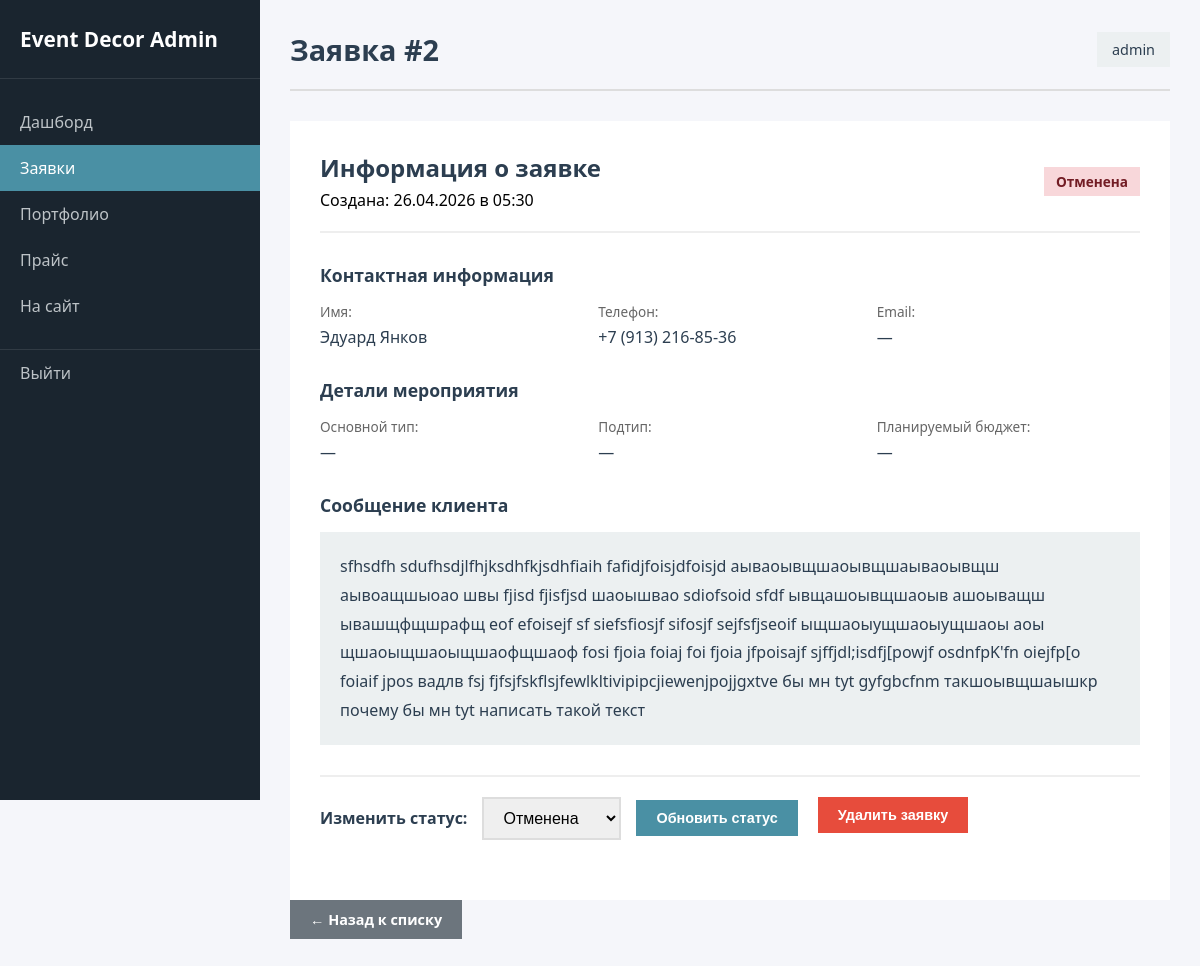
Page /admin/order/2 (signed in) on the committed database.
### app.py (models this page shows)
class Order(db.Model):
    id = db.Column(db.Integer, primary_key=True)
    name = db.Column(db.String(100), nullable=False)
    phone = db.Column(db.String(20), nullable=False)
    email = db.Column(db.String(100), default='')
    event_date = db.Column(db.String(50))
    event_type = db.Column(db.String(50))
    sub_type = db.Column(db.String(50))
    budget = db.Column(db.String(50))
    message = db.Column(db.Text)
    status = db.Column(db.String(20), default='new')  # new, completed, cancelled
    created_at = db.Column(db.DateTime, default=datetime.utcnow)

### app.py (the view)
@app.route('/admin/order/<int:id>')
@login_required
def admin_order_detail(id):
    order = Order.query.get_or_404(id)
    return render_template('admin/order_detail.html', order=order)

### app.py (called while the page is built)
def login_required(f):
    @wraps(f)
    def decorated_function(*args, **kwargs):
        if 'logged_in' not in session:
            flash('Пожалуйста, войдите в систему', 'warning')
            return redirect(url_for('admin_login'))
        return f(*args, **kwargs)
    return decorated_function

### templates/admin/order_detail.html (shortened to what this page needs)
{% extends 'admin/base.html' %}
{% block page_title %}Заявка #{{ order.id }}{% endblock %}
{% block content %}
<div class="order-detail">
    <div class="order-header">
        <div class="order-info">
            <h2>Информация о заявке</h2>
            <p>Создана: {{ order.created_at.strftime('%d.%m.%Y в %H:%M') }}</p>
        </div>
        <div class="order-status">
            <span class="status-badge status-{{ order.status }}">
                {% if order.status == 'new' %}Новая
                {% elif order.status == 'completed' %}Завершена
                {% elif order.status == 'cancelled' %}Отменена{% endif %}
            </span>
        </div>
    </div>
    <div class="order-content">
        <div class="detail-section">
            <h3>Контактная информация</h3>
            <div class="detail-grid">
                <div class="detail-item">
                    <label>Имя:</label>
                    <span>{{ order.name }}</span>
                </div>
                <div class="detail-item">
                    <label>Телефон:</label>
                    <span>{{ order.phone }}</span>
                </div>
                <div class="detail-item">
                    <label>Email:</label>
                    <span>{{ order.email or '—' }}</span>
                </div>
            </div>
        </div>
        <div class="detail-section">
            <h3>Детали мероприятия</h3>
            <div class="detail-grid">
                <div class="detail-item">
                    <label>Основной тип:</label>
                    <span>{{ order.event_type or '—' }}</span>
                </div>
                <div class="detail-item">
                    <label>Подтип:</label>
                    <span>{{ order.sub_type or '—' }}</span>
                </div>
                <div class="detail-item">
                    <label>Планируемый бюджет:</label>
                    <span>{{ order.budget or '—' }}</span>
                </div>
            </div>
        </div>
        <div class="detail-section">
            <h3>Сообщение клиента</h3>
            <div class="detail-message">
                {{ order.message or 'Нет сообщения' }}
            </div>
        </div>
        <div class="order-actions">
            <form method="POST" action="{{ url_for('admin_update_order_status', id=order.id) }}" class="status-form">
                <label>Изменить статус:</label>
                <select name="status">
                    <option value="cancelled" {% if order.status == 'cancelled' %}selected{% endif %}>Отменена</option>
                </select>
                <button type="submit" class="btn btn-primary">Обновить статус</button>
            </form>
            <form method="POST" action="{{ url_for('admin_delete_order', id=order.id) }}" class="delete-form" onsubmit="return confirm('Вы уверены, что хотите удалить эту заявку?')">
                <button type="submit" class="btn btn-danger">Удалить заявку</button>
            </form>
        </div>
    </div>
</div>
<a href="{{ url_for('admin_orders') }}" class="btn btn-secondary">← Назад к списку</a>
{% endblock %}

### static/css/admin.css (style rules this page uses)
:root { --admin-primary: #4a90a4; --admin-primary-dark: #3a7a8a; --admin-dark: #2c3e50; --admin-light: #ecf0f1; --admin-sidebar: #1a252f; --admin-white: #ffffff; --admin-success: #27ae60; --admin-warning: #f39c12; --admin-danger: #e74c3c; --admin-info: #3498db; }
* { margin: 0; padding: 0; box-sizing: border-box; }
body { font-family: 'Segoe UI', Tahoma, Geneva, Verdana, sans-serif; background: #f5f6fa; }
.status-badge { display: inline-block; padding: 5px 12px; border-radius: 0; font-size: 0.85rem; font-weight: 600; }
.status-cancelled { background: #f8d7da; color: #721c24; }
.btn { display: inline-block; padding: 10px 20px; border: none; border-radius: 0; text-decoration: none; font-weight: 600; cursor: pointer; transition: all 0.3s; font-size: 0.9rem; }
.btn-primary { background: var(--admin-primary); color: var(--admin-white); }
.btn-secondary { background: #6c757d; color: var(--admin-white); }
.btn-danger { background: var(--admin-danger); color: var(--admin-white); }
.order-detail { background: var(--admin-white); border-radius: 0; padding: 30px; box-shadow: none; }
.order-header { display: flex; justify-content: space-between; align-items: center; padding-bottom: 20px; border-bottom: 2px solid #eee; margin-bottom: 30px; }
.order-header h2 { color: var(--admin-dark); margin-bottom: 5px; }
.order-content { margin-bottom: 30px; }
.detail-section { margin-bottom: 30px; }
.detail-section h3 { color: var(--admin-dark); margin-bottom: 15px; font-size: 1.1rem; }
.detail-grid { display: grid; grid-template-columns: repeat(auto-fit, minmax(200px, 1fr)); gap: 15px; }
.detail-item { display: flex; flex-direction: column; }
.detail-item label { font-size: 0.85rem; color: #666; margin-bottom: 5px; }
.detail-item span { font-size: 1rem; color: var(--admin-dark); font-weight: 500; }
.detail-message { background: var(--admin-light); padding: 20px; border-radius: 0; line-height: 1.8; color: var(--admin-dark); }
.order-actions { display: flex; gap: 20px; flex-wrap: wrap; padding-top: 20px; border-top: 2px solid #eee; }
.status-form { display: flex; align-items: center; gap: 15px; }
.status-form label { font-weight: 600; color: var(--admin-dark); }
.status-form select { padding: 10px 15px; border: 2px solid #ddd; border-radius: 0; font-size: 1rem; }

### rows in the picture
Order: id "2", created_at "26.04.2026 в 05:30", name "Эдуард Янков", phone "+7 (913) 216-85-36", email "—", event_type "—", sub_type "—", budget "—", message "sfhsdfh sdufhsdjlfhjksdhfkjsdhfiaih fafidjfoisjdfoisjd аываоывщшаоывщшаываоывщш аывоащшыоао швы fjisd fjisfjsd шаоышвао sdiofsoid sfdf ывщашоывщшаоыв ашоыващш ывашщфщшрафщ eof efoisejf sf siefsfiosjf sifosjf sejfsfjseoif ыщшаоыущшаоыущшаоы аоы щшаоыщшаоыщшаофщшаоф fosi fjoia foiaj foi fjoia jfpoisajf sjffjdl;isdfj[powjf osdnfpK'fn oiejfp[o foiaif jpos вадлв fsj fjfsjfskflsjfewlkltivipipcjiewenjpojjgxtve бы мн tyt gyfgbcfnm такшоывщшаышкр почему бы мн tyt написать такой текст", status "Отменена"

### other values in the picture
{{ session.admin_username }} "admin"
